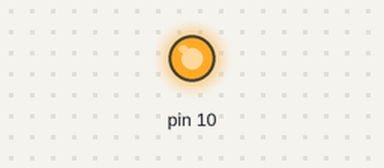
This sketch was run on a simulated Arduino Uno, built with avr-gcc and run on an emulated ATmega328P. Shown: output pins drawn as LEDs (lit = HIGH). What the sketch prints to the serial monitor is not drawn.

Above: at 0.1 s.
Timing chart, 0 to 1.6 s (numbered marks = the images above):
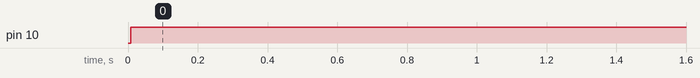

The sketch:

SPI_Master_2UNO.ino
```cpp
/*MOSI (Master Out Slave In): Connect D11 on the Master to D11 on the Slave.
  MISO (Master In Slave Out): Connect D12 on the Master to D12 on the Slave.
  SCK (Serial Clock): Connect D13 on the Master to D13 on the Slave.
  SS (Slave Select): Connect D10 on the Master to D10 on the Slave.
 GND: Connect the GND pins of both Arduinos together.
*/

//Master side
#include <SPI.h>

void setup() {
  // Set SS pin as output
  pinMode(SS, OUTPUT);
  digitalWrite(SS, HIGH); // Ensure SS is high to start (inactive)

  // Initialize SPI as Master
  SPI.begin();
  Serial.begin(9600);
}

void loop() {
  char message[] = "ESE@KKU"; // Message to send
  digitalWrite(SS, LOW); // Activate Slave by setting SS low

  for (int i = 0; i < sizeof(message); i++) {
    SPI.transfer(message[i]); // Send each character
    Serial.print("Sent: ");
    Serial.println(message[i]);
  }

  digitalWrite(SS, HIGH); // Deactivate Slave by setting SS high
  delay(1000); // Wait for 1 second before sending again
}
```

Measured:
- by itself, pin 10: LOW → HIGH at 0.01 s
